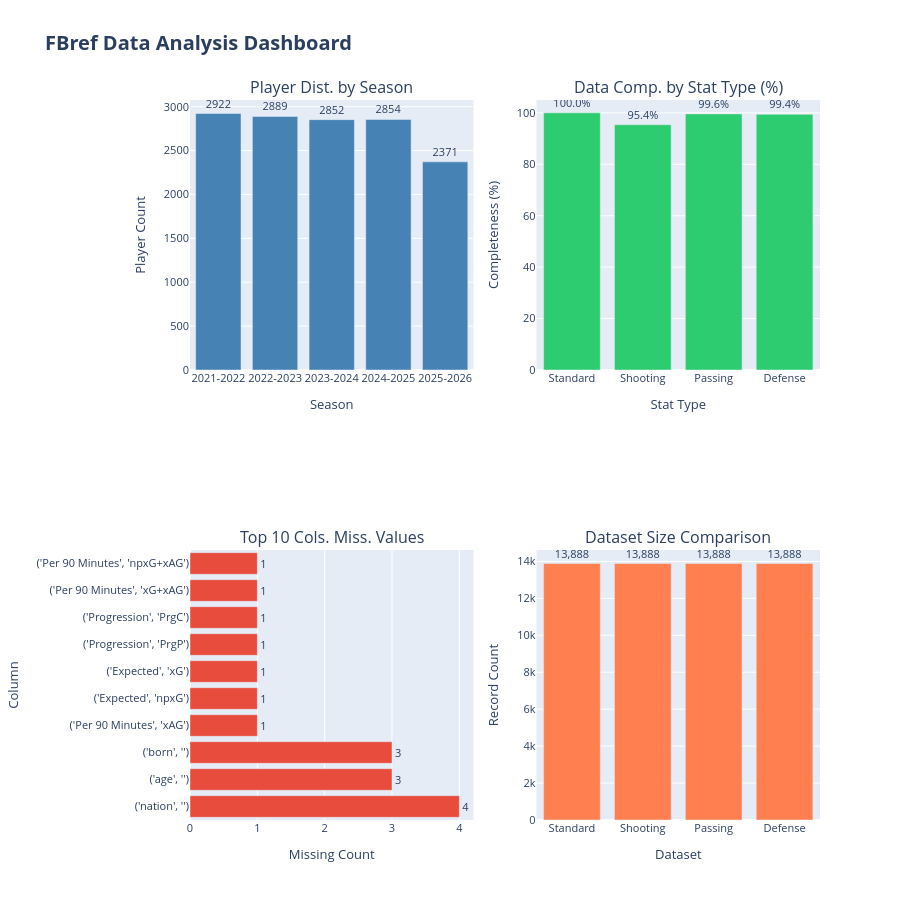

The notebook cell saved with this chart:
### Markdown cell above
### 6.4 Visual Analysis: FBref Data

### Code cell
# Create comprehensive visualizations
fig = make_subplots(
    rows=2, cols=2,
    subplot_titles=('Player Dist. by Season',
                    'Data Comp. by Stat Type (%)',
                    'Top 10 Cols. Miss. Values',
                    'Dataset Size Comparison'),
    specs=[[{'type': 'bar'}, {'type': 'bar'}],
           [{'type': 'bar'}, {'type': 'bar'}]]
)

# Plot 1: Season distribution
if 'season' in player_standard.columns:
    season_counts = player_standard['season'].value_counts().sort_index()
    fig.add_trace(
        go.Bar(x=season_counts.index, y=season_counts.values, 
               name='Players',
               marker_color='steelblue',
               text=season_counts.values,
               textposition='outside'),
        row=1, col=1
    )

# Plot 2: Completeness
completeness_data = []
for df, name in [(player_standard, 'Standard'), (player_shooting, 'Shooting'),
                  (player_passing, 'Passing'), (player_defense, 'Defense')]:
    comp = (1 - df.isnull().sum().sum() / (df.shape[0] * df.shape[1])) * 100
    completeness_data.append((name, comp))

names_comp = [x[0] for x in completeness_data]
values_comp = [x[1] for x in completeness_data]
colors_comp = ['#2ecc71' if v >= 95 else '#f39c12' if v >= 90 else '#e74c3c' for v in values_comp]

fig.add_trace(
    go.Bar(x=names_comp,
           y=values_comp,
           marker_color=colors_comp,
           text=[f'{v:.1f}%' for v in values_comp],
           textposition='outside'),
    row=1, col=2
)

# Plot 3: Missing values bar chart (more informative than heatmap)
missing = player_standard.isnull().sum().sort_values(ascending=False).head(10)
if len(missing) > 0 and missing.sum() > 0:
    # Clean up column names for display
    missing_labels = [str(col) for col in missing.index]
    
    fig.add_trace(
        go.Bar(y=missing_labels, 
               x=missing.values,
               orientation='h',
               marker_color='#e74c3c',
               text=missing.values,
               textposition='outside'),
        row=2, col=1
    )
else:
    # If no missing values, show a message
    fig.add_trace(
        go.Bar(y=['No Missing Values'], x=[0], orientation='h',
               marker_color='green'),
        row=2, col=1
    )

# Plot 4: Dataset sizes
sizes = [len(player_standard), len(player_shooting), len(player_passing), len(player_defense)]
names = ['Standard', 'Shooting', 'Passing', 'Defense']
fig.add_trace(
    go.Bar(x=names, y=sizes, 
           marker_color='coral',
           text=[f'{s:,}' for s in sizes],
           textposition='outside'),
    row=2, col=2
)

# Update layout with proper labels and formatting
fig.update_xaxes(title_text="Season", row=1, col=1)
fig.update_yaxes(title_text="Player Count", row=1, col=1)

fig.update_xaxes(title_text="Stat Type", row=1, col=2)
fig.update_yaxes(title_text="Completeness (%)", range=[0, 105], row=1, col=2)

fig.update_xaxes(title_text="Missing Count", row=2, col=1)
fig.update_yaxes(title_text="Column", row=2, col=1)

fig.update_xaxes(title_text="Dataset", row=2, col=2)
fig.update_yaxes(title_text="Record Count", row=2, col=2)

fig.update_layout(
    height=900, 
    showlegend=False, 
    title_text="<b>FBref Data Analysis Dashboard</b>",
    title_font_size=20,
    font=dict(size=11)
)

# Save figure via Plotly if possible
png_path = RESULTS_DIR / 'fbref_data_analysis_dashboard.png'
RESULTS_DIR.mkdir(parents=True, exist_ok=True)
plotly_saved = False
try:
    fig.write_image(str(png_path), scale=2)
    print(f"Saved: {png_path}")
    plotly_saved = True
except Exception as e:
    print('Failed to save PNG via plotly.write_image():', e)

# Fallback: render equivalent figure with matplotlib and save as PNG
import matplotlib.pyplot as plt
fig_mpl, axes = plt.subplots(2, 2, figsize=(14, 10))
ax1 = axes[0, 0]
ax2 = axes[0, 1]
ax3 = axes[1, 0]
ax4 = axes[1, 1]

# Matplotlib Plot 1: Season distribution
if 'season' in player_standard.columns:
    season_counts = player_standard['season'].value_counts().sort_index()
    ax1.bar(season_counts.index.astype(str), season_counts.values, color='steelblue')
    ax1.set_title('Player Dist. by Season')
    ax1.set_xlabel('Season')
    ax1.set_ylabel('Player Count')

# Matplotlib Plot 2: Completeness
ax2.bar(names_comp, values_comp, color=colors_comp)
ax2.set_title('Data Comp. by Stat Type (%)')
ax2.set_ylim(0, 105)
for i, v in enumerate(values_comp):
    ax2.text(i, v + 1, f'{v:.1f}%', ha='center')

# Matplotlib Plot 3: Missing values (horizontal)
if len(missing) > 0 and missing.sum() > 0:
    labels = [str(c) for c in missing.index]
    ax3.barh(labels[::-1], missing.values[::-1], color='#e74c3c')
    ax3.set_title('Top 10 Cols. Miss. Values')
    ax3.set_xlabel('Missing Count')
else:
    ax3.barh([0], [0], color='green')
    ax3.set_title('Top 10 Cols. Miss. Values')

# Matplotlib Plot 4: Dataset sizes
ax4.bar(names, sizes, color='coral')
ax4.set_title('Dataset Size Comparison')
ax4.set_ylabel('Record Count')
for i, s in enumerate(sizes):
    ax4.text(i, s + max(sizes) * 0.01, f'{s:,}', ha='center')

plt.tight_layout()
try:
    plt.savefig(png_path)
    print(f"Saved matplotlib PNG: {png_path}")
except Exception as e:
    print('Matplotlib save failed:', e)
finally:
    plt.close(fig_mpl)

fig.show()

print("\n FBref visualization complete")

### Figure 1 — Plotly figure (JSON) as saved in the notebook; plotly's stock layout.template omitted (floating-point values rounded to 4 significant figures)
{"data": [{"marker": {"color": "steelblue"}, "name": "Players", "text": [2922.0, 2889.0, 2852.0, 2854.0, 2371.0], "textposition": "outside", "type": "bar", "x": ["2021-2022", "2022-2023", "2023-2024", "2024-2025", "2025-2026"], "xaxis": "x", "y": [2922, 2889, 2852, 2854, 2371], "yaxis": "y"}, {"marker": {"color": ["#2ecc71", "#2ecc71", "#2ecc71", "#2ecc71"]}, "text": ["100.0%", "95.4%", "99.6%", "99.4%"], "textposition": "outside", "type": "bar", "x": ["Standard", "Shooting", "Passing", "Defense"], "xaxis": "x2", "y": [100.0, 95.4, 99.59, 99.43], "yaxis": "y2"}, {"marker": {"color": "#e74c3c"}, "orientation": "h", "text": [4.0, 3.0, 3.0, 1.0, 1.0, 1.0, 1.0, 1.0, 1.0, 1.0], "textposition": "outside", "type": "bar", "x": [4, 3, 3, 1, 1, 1, 1, 1, 1, 1], "xaxis": "x3", "y": ["('nation', '')", "('age', '')", "('born', '')", "('Per 90 Minutes', 'xAG')", "('Expected', 'npxG')", "('Expected', 'xG')", "('Progression', 'PrgP')", "('Progression', 'PrgC')", "('Per 90 Minutes', 'xG+xAG')", "('Per 90 Minutes', 'npxG+xAG')"], "yaxis": "y3"}, {"marker": {"color": "coral"}, "text": ["13,888", "13,888", "13,888", "13,888"], "textposition": "outside", "type": "bar", "x": ["Standard", "Shooting", "Passing", "Defense"], "xaxis": "x4", "y": [13888, 13888, 13888, 13888], "yaxis": "y4"}], "layout": {"annotations": [{"font": {"size": 16}, "showarrow": false, "text": "Player Dist. by Season", "x": 0.225, "xanchor": "center", "xref": "paper", "y": 1, "yanchor": "bottom", "yref": "paper"}, {"font": {"size": 16}, "showarrow": false, "text": "Data Comp. by Stat Type (%)", "x": 0.775, "xanchor": "center", "xref": "paper", "y": 1, "yanchor": "bottom", "yref": "paper"}, {"font": {"size": 16}, "showarrow": false, "text": "Top 10 Cols. Miss. Values", "x": 0.225, "xanchor": "center", "xref": "paper", "y": 0.375, "yanchor": "bottom", "yref": "paper"}, {"font": {"size": 16}, "showarrow": false, "text": "Dataset Size Comparison", "x": 0.775, "xanchor": "center", "xref": "paper", "y": 0.375, "yanchor": "bottom", "yref": "paper"}], "font": {"size": 11}, "height": 900, "showlegend": false, "title": {"font": {"size": 20}, "text": "<b>FBref Data Analysis Dashboard</b>"}, "xaxis": {"anchor": "y", "domain": [0, 0.45], "title": {"text": "Season"}}, "xaxis2": {"anchor": "y2", "domain": [0.55, 1], "title": {"text": "Stat Type"}}, "xaxis3": {"anchor": "y3", "domain": [0, 0.45], "title": {"text": "Missing Count"}}, "xaxis4": {"anchor": "y4", "domain": [0.55, 1], "title": {"text": "Dataset"}}, "yaxis": {"anchor": "x", "domain": [0.625, 1], "title": {"text": "Player Count"}}, "yaxis2": {"anchor": "x2", "domain": [0.625, 1], "range": [0, 105], "title": {"text": "Completeness (%)"}}, "yaxis3": {"anchor": "x3", "domain": [0, 0.375], "title": {"text": "Column"}}, "yaxis4": {"anchor": "x4", "domain": [0, 0.375], "title": {"text": "Record Count"}}}}
